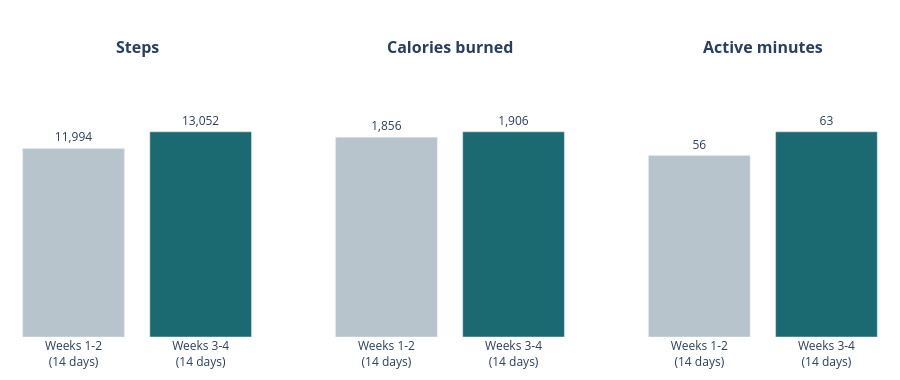

The notebook cell this image was saved under:
### Markdown cell above
### Compare Periods

### Code cell
summary = bi.compare_periods(df, ("2016-04-12", "2016-04-25"), ("2016-04-26", "2016-05-09"))
display(summary.round(1))
bi.compare_periods_chart(summary, "Weeks 1-2", "Weeks 3-4").show()

### Figure 1 — Plotly figure (JSON) as saved in the notebook; plotly's stock layout.template omitted (floating-point values rounded to 4 significant figures)
{"data": [{"hoverinfo": "skip", "marker": {"color": ["#b8c4cc", "#1b6a72"]}, "text": ["11,994", "13,052"], "textposition": "outside", "type": "bar", "x": ["Weeks 1-2<br>(14 days)", "Weeks 3-4<br>(14 days)"], "xaxis": "x", "y": [11990.0, 13050.0], "yaxis": "y"}, {"hoverinfo": "skip", "marker": {"color": ["#b8c4cc", "#1b6a72"]}, "text": ["1,856", "1,906"], "textposition": "outside", "type": "bar", "x": ["Weeks 1-2<br>(14 days)", "Weeks 3-4<br>(14 days)"], "xaxis": "x2", "y": [1856.0, 1906.0], "yaxis": "y2"}, {"hoverinfo": "skip", "marker": {"color": ["#b8c4cc", "#1b6a72"]}, "text": ["56", "63"], "textposition": "outside", "type": "bar", "x": ["Weeks 1-2<br>(14 days)", "Weeks 3-4<br>(14 days)"], "xaxis": "x3", "y": [55.57, 62.86], "yaxis": "y3"}], "layout": {"annotations": [{"font": {"size": 16}, "showarrow": false, "text": "<b>Steps</b>", "x": 0.1444, "xanchor": "center", "xref": "paper", "y": 1, "yanchor": "bottom", "yref": "paper"}, {"font": {"size": 16}, "showarrow": false, "text": "<b>Calories burned</b>", "x": 0.5, "xanchor": "center", "xref": "paper", "y": 1, "yanchor": "bottom", "yref": "paper"}, {"font": {"size": 16}, "showarrow": false, "text": "<b>Active minutes</b>", "x": 0.8556, "xanchor": "center", "xref": "paper", "y": 1, "yanchor": "bottom", "yref": "paper"}], "height": 380, "margin": {"b": 20, "l": 10, "r": 10, "t": 60}, "plot_bgcolor": "rgba(0,0,0,0)", "showlegend": false, "xaxis": {"anchor": "y", "domain": [0, 0.2889]}, "xaxis2": {"anchor": "y2", "domain": [0.3556, 0.6444]}, "xaxis3": {"anchor": "y3", "domain": [0.7111, 1]}, "yaxis": {"anchor": "x", "domain": [0, 1], "range": [0, 17620.0], "visible": false}, "yaxis2": {"anchor": "x2", "domain": [0, 1], "range": [0, 2573.0], "visible": false}, "yaxis3": {"anchor": "x3", "domain": [0, 1], "range": [0, 84.86], "visible": false}}}
